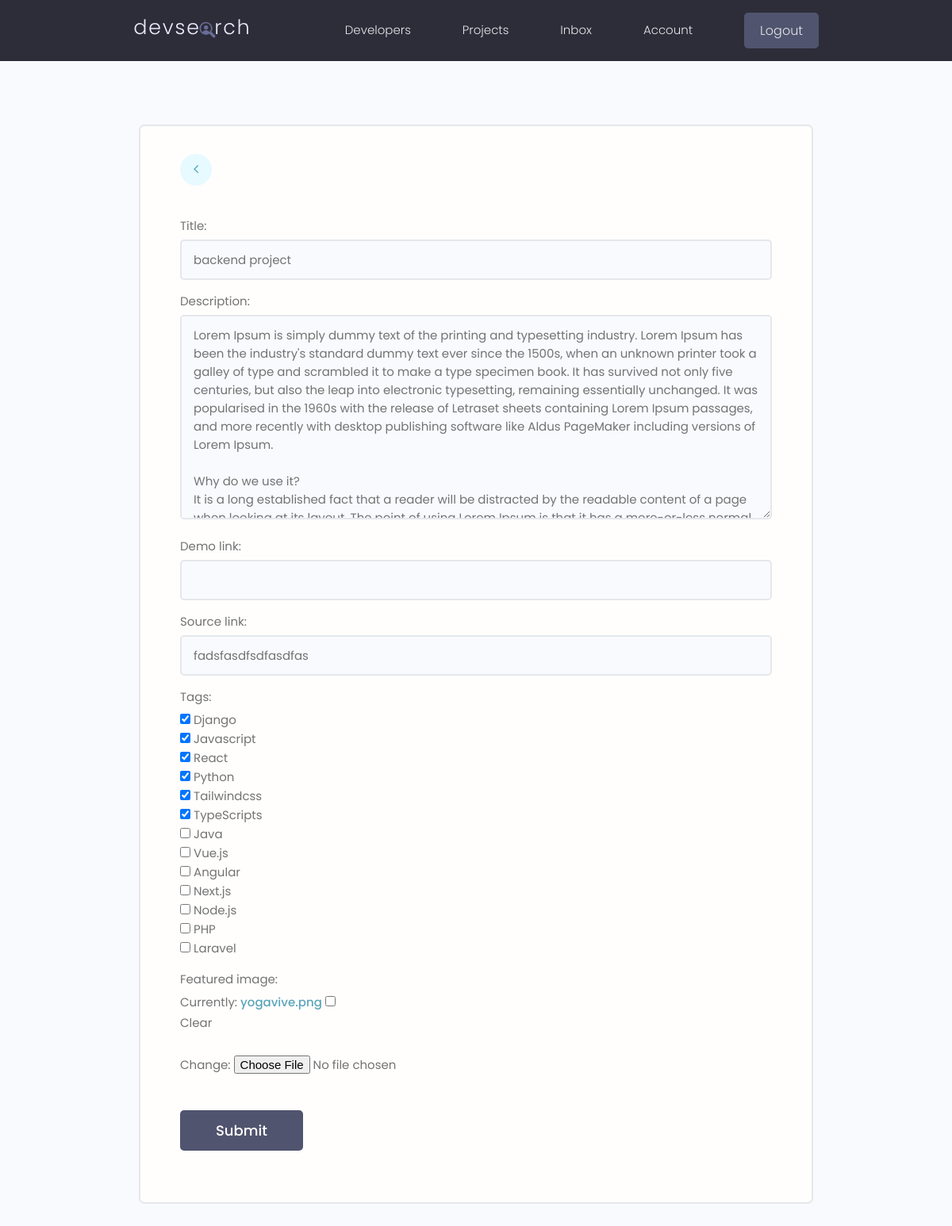
The app's page /project/update-project/0da2f759-48cc-4173-82c9-07a45c04b37e/ (signed in), older data.
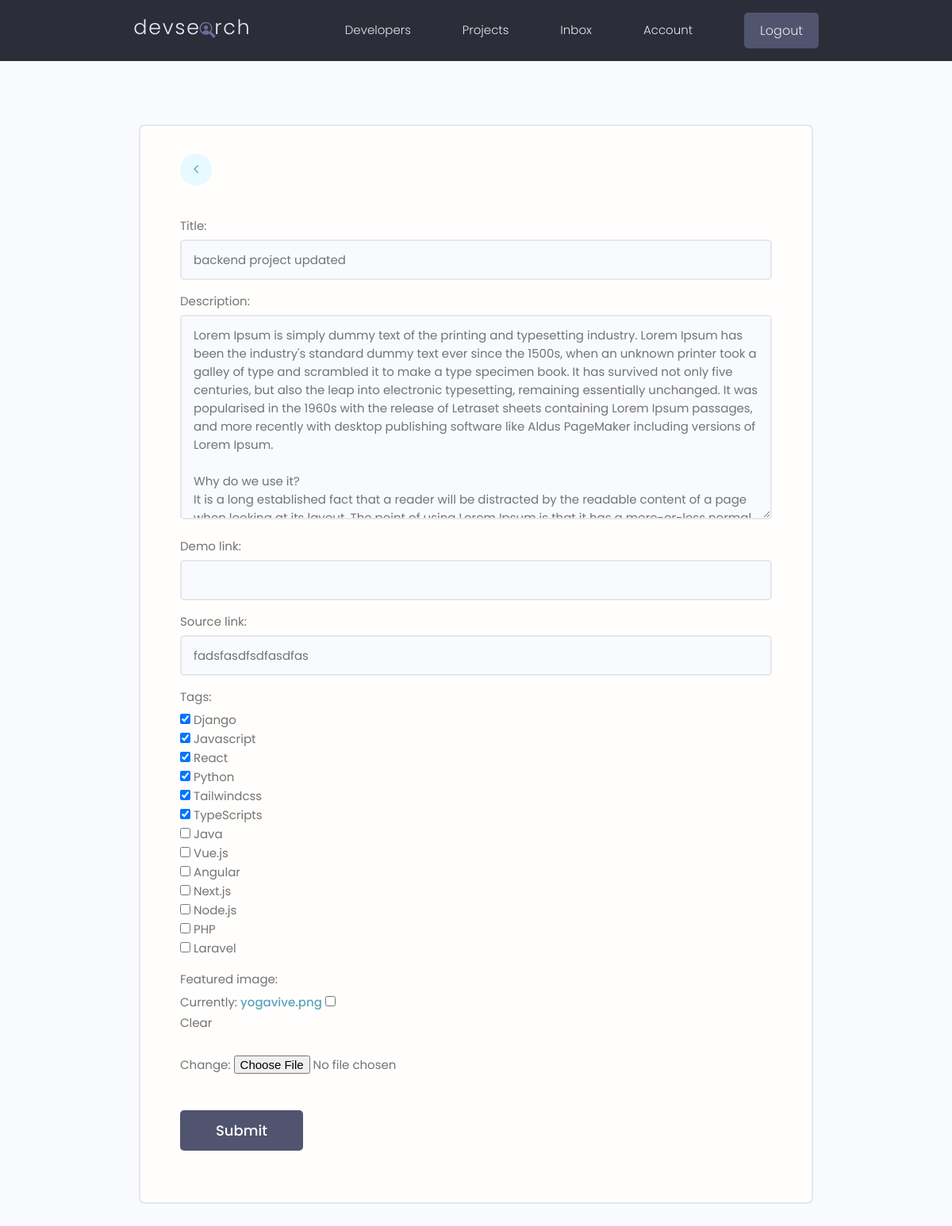
The same page, newer data.
### projects/models.py (models this page shows)
class Project(models.Model):
      owner = models.ForeignKey(Profile,null=True,
                           blank=True, on_delete= models.SET_NULL)
      title = models.CharField(max_length=2000)
      description = models.TextField(null=True, blank=True)
      featured_image = models.ImageField( null=True, blank=True , default='default.jpg')
      demo_link = models.CharField(max_length=2000 ,null=True, blank=True)
      source_link = models.CharField(max_length=2000 ,null=True, blank=True)
      tags = models.ManyToManyField('Tag')
      vote_total = models.IntegerField(default=0,null=True,blank=True)
      vote_ratio = models.IntegerField(default=0,null=True,blank=True)
      created = models.DateTimeField(auto_now_add=True)
      id = models.UUIDField(default=uuid.uuid4 , unique=True , primary_key=True , editable=False )
      def __str__(self):
            return self.title

### projects/views.py (the view)
# urls.py: path('update-project/<str:pk>/' ,views.updateProject , name="update-project" ),
@login_required(login_url='/login')
def updateProject(request,pk):
      profile = request.user.profile
      try:
            project = profile.project_set.get(id=pk)
            print('\n\n\n')
            print('project ', project)
      except:
            return notFoundPage(request=request,error='you can not access to this project to edit, sorry dadasham')
      form = ProjectForm(instance=project)
      if request.method == 'POST':
            form = ProjectForm(request.POST, request.FILES ,instance=project)
            if form.is_valid():
                  form.save()
                  return redirect('account')
      context = {'form' : form}
      return render(request , 'projects/project_form.html', context)

### projects/forms.py
class ProjectForm(forms.ModelForm):
      class Meta:
            model = Project
            fields = ['title','description','demo_link','source_link'
                      ,'tags','featured_image']
            widgets = {
                  'tags': forms.CheckboxSelectMultiple(),
            }
      def __init__(self,*args, **kwargs):
            super(ProjectForm, self).__init__(*args,**kwargs)
            for name , field in self.fields.items():
                  field.widget.attrs.update(
                        {
                              'class':"input input--text" ,
                               'id':"formInput#text" ,
                        }
                  )

### projects/models.py (called while the page is built)
      def __str__(self):
            return self.name

### projects/templates/projects/project_form.html (shortened to what this page needs)
{% extends "base.html" %}
{% load static %}
{% block content %}
    <main class="formPage my-xl">
      <div class="content-box">
          <div class="formWrapper">
              <a class="backButton" href="{% url 'account' %}"><i class="fa fa-angle-left"></i></a>
              <br>
              <form class="form" method="POST" enctype="multipart/form-data">
                  {% for field in form %}
                    <div class="form__field">
                        <label for="formInput#text">{{field.label}}: </label>
                          {{field}}
                    </div>
                  {% endfor %}
                  <input class="btn btn--sub btn--lg  my-md" type="submit" value="Submit" />
              </form>
          </div>
      </div>
  </main>
{% endblock  %}

Row changes from the older to the newer data that the page shows:
changed Project "fadsfasdfsdfasdfas": title "backend project" → "backend project updated"
